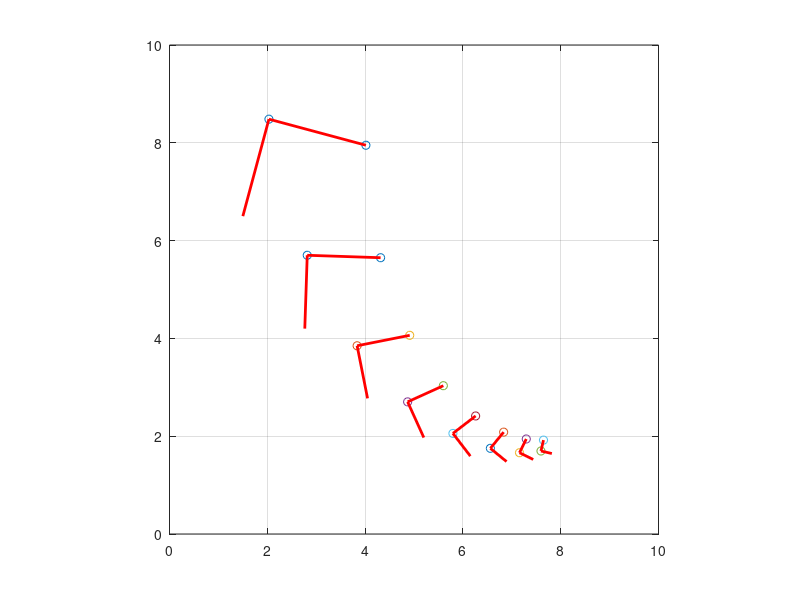

This chart was generated by the following MATLAB code:
% Get the points
clf
%points = inputPoints;
points = [122.0 91.0
241.0 123.0
169.0 258.0
259.0 261.0


];
points = points / 60;
points(:, 2) = 10 - points(:, 2);

% 
p0 = points(1,:);
p1 = points(2,:);
p2 = points(3,:);
p3 = points(4,:);
%p0 = [1.4401    7.2368];
%p1 = [3.1912    6.8275];
%p2 = [4.3664    8.0848];
%p3 = [5.5184    7.2661];
ps = [p0;p1;p2;p3];
plot(ps(:,1), ps(:,2), 'o'); hold on;

% Generate a frame for P0 and P1
v10 = (p1 - p0) / norm(p1 - p0);
v10perp = [-v10(2), v10(1)];
f1p1 = v10 + p0; f1p2 = v10perp + p0;
%plot([p0(1); f1p1(1)], [p0(2); f1p1(2)], 'LineWidth', 2); hold on;
%plot([p0(1); f1p2(1)], [p0(2); f1p2(2)], 'LineWidth', 2); hold on;
plot([p0(1); p1(1)], [p0(2); p1(2)], 'r', 'LineWidth', 2); hold on;
p1b = p0 - v10perp * norm(p1 - p0);
plot([p0(1); p1b(1)], [p0(2); p1b(2)], 'r', 'LineWidth', 2); hold on;
axis square

% Get the projections of P2 and P3 onto the frame defined by P0 and P1
x2 = dot((p2 - p0), v10);
x3 = dot((p3 - p0), v10);
y2 = dot((p2 - p0), v10perp);
y3 = dot((p3 - p0), v10perp);

% Generate a frame for P2 and P3
v32 = (p3 - p2) / norm(p3 - p2);
v32perp = [-v32(2), v32(1)];
f2p1 = v32 + p2; f2p2 = v32perp + p2;
%plot([p2(1); f2p1(1)], [p2(2); f2p1(2)], 'r', 'LineWidth', 2); hold on;
%plot([p2(1); f2p2(1)], [p2(2); f2p2(2)], 'r', 'LineWidth', 2); hold on;
plot([p2(1); p3(1)], [p2(2); p3(2)], 'r', 'LineWidth', 2); hold on;
p3b = p2 - v32perp * norm(p3 - p2);
plot([p2(1); p3b(1)], [p2(2); p3b(2)], 'r', 'LineWidth', 2); hold on;
axis square

% Compute the magnification
m = norm(p2-p3) / norm(p0 - p1);

% Generate N number of frames
pOrigin = p2;
vx = v32;
vy = v32perp;
for i = 1 : 6

  % Compute the new coordinates for P4 and P5 in P2P3 frame
  x4 = x2 * m^i;
  y4 = y2 * m^i;
  x5 = x3 * m^i;
  y5 = y3 * m^i;

  % Generate the new points P4 and P5 based on normalized P2P3 frame
  p4 = pOrigin + vx * x4 + vy * y4;
  p5 = pOrigin + vx * x5 + vy * y5;
  plot(p4(1), p4(2), 'o');
  plot(p5(1), p5(2), 'o');

  % Generate a frame for P4 and P5
  v54 = (p5 - p4) / norm(p5 - p4);
  v54perp = [-v54(2), v54(1)];
  f3p1 = v54 + p4; f3p2 = v54perp + p4;
  %plot([p4(1); f3p1(1)], [p4(2); f3p1(2)], 'g', 'LineWidth', 2); hold on;
  %plot([p4(1); f3p2(1)], [p4(2); f3p2(2)], 'g', 'LineWidth', 2); hold on;
  plot([p4(1); p5(1)], [p4(2); p5(2)], 'r', 'LineWidth', 2); hold on;
  p5b = p4 - v54perp * norm(p5 - p4);
  plot([p4(1); p5b(1)], [p4(2); p5b(2)], 'r', 'LineWidth', 2); hold on;
  axis square
  axis([0 10 0 10]);
  grid on;

  % Update the origin and unit vectors
  pOrigin = p4;
  vx = v54;
  vy = v54perp;
end


